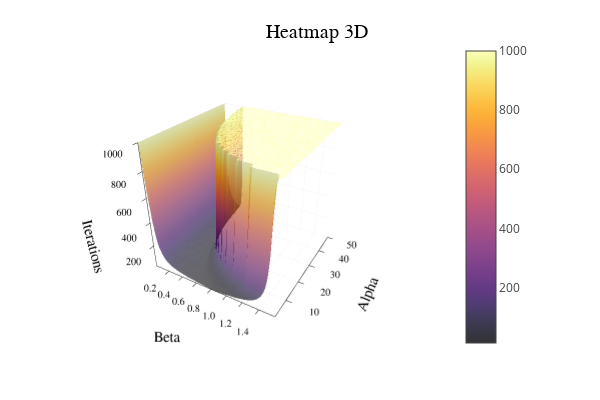

Notebook code cell kept with this figure:
### Code cell
plotlyjs()
# Affichage de la heatmap en 3D avec surface()
surface(beta_values, alpha_values , iterations, opacity=0.8, xlabel="Beta", ylabel="Alpha", zlabel="Iterations", title="Heatmap 3D")

### Figure 1 — Plotly figure (JSON) as saved in the notebook; plotly's stock layout.template omitted (floating-point values rounded to 4 significant figures; data arrays with more than 128 entries replaced by an {"elided": "..."} marker saying what was removed)
{"data": [{"cmax": 1000, "cmin": 13, "colorbar": {"len": 0.8657, "title": {"text": ""}, "x": 0.7605, "y": 0.5087}, "colorscale": {"elided": "256x2 mixed values"}, "name": "y1", "opacity": 0.8, "scene": "scene", "showlegend": false, "showscale": true, "type": "surface", "x": [0.01, 0.03, 0.05, 0.07, 0.09, 0.11, 0.13, 0.15, 0.17, 0.19, 0.21, 0.23, 0.25, 0.27, 0.29, 0.31, 0.33, 0.35, 0.37, 0.39, 0.41, 0.43, 0.45, 0.47, 0.49, 0.51, 0.53, 0.55, 0.57, 0.59, 0.61, 0.63, 0.65, 0.67, 0.69, 0.71, 0.73, 0.75, 0.77, 0.79, 0.81, 0.83, 0.85, 0.87, 0.89, 0.91, 0.93, 0.95, 0.97, 0.99, 1.01, 1.03, 1.05, 1.07, 1.09, 1.11, 1.13, 1.15, 1.17, 1.19, 1.21, 1.23, 1.25, 1.27, 1.29, 1.31, 1.33, 1.35, 1.37, 1.39, 1.41, 1.43, 1.45, 1.47, 1.49, 1.51, 1.53, 1.55, 1.57, 1.59], "xaxis": "x", "y": [2, 4, 6, 8, 10, 12, 14, 16, 18, 20, 22, 24, 26, 28, 30, 32, 34, 36, 38, 40, 42, 44, 46, 48, 50], "yaxis": "y", "z": {"elided": "25x80 int values"}, "zaxis": "z", "zmax": 1000, "zmin": 13}], "layout": {"annotations": [{"font": {"color": "rgba(0, 0, 0, 1)", "family": "sans-serif", "size": 20}, "rotation": 0, "showarrow": false, "text": "Heatmap 3D", "x": 0.5275, "xanchor": "center", "xref": "paper", "y": 1, "yanchor": "top", "yref": "paper"}], "height": 400, "legend": {"bgcolor": "rgba(255, 255, 255, 1.000)", "bordercolor": "rgba(0, 0, 0, 1)", "borderwidth": 1, "font": {"color": "rgba(0, 0, 0, 1)", "family": "sans-serif", "size": 11}, "title": {"font": {"color": "rgba(0, 0, 0, 1)", "family": "sans-serif", "size": 15}, "text": ""}, "tracegroupgap": 0, "traceorder": "normal", "x": 1, "xanchor": "auto", "y": 1, "yanchor": "auto"}, "margin": {"b": 20, "l": 0, "r": 0, "t": 20}, "paper_bgcolor": "rgba(255, 255, 255, 1.000)", "plot_bgcolor": "rgba(255, 255, 255, 1.000)", "scene": {"aspectmode": "auto", "aspectratio": {"x": 1, "y": 1, "z": 1}, "camera": {"center": {"x": 0, "y": 0, "z": 0}, "eye": {"x": 1.2, "y": -2.079, "z": 1.386}, "projection": {"type": "perspective"}, "up": {"x": 0, "y": 0, "z": 1}}, "domain": {"x": [0.06165, 0.7605], "y": [0.07581, 0.9415]}, "xaxis": {"gridcolor": "rgba(0, 0, 0, 0.1)", "gridwidth": 0.5, "linecolor": "rgba(0, 0, 0, 1)", "mirror": false, "range": [0.01, 1.59], "showgrid": true, "showline": true, "showticklabels": true, "tickangle": 0, "tickcolor": "rgb(0, 0, 0)", "tickfont": {"color": "rgba(0, 0, 0, 1)", "family": "sans-serif", "size": 11}, "tickmode": "array", "ticks": "inside", "ticktext": ["0.2", "0.4", "0.6", "0.8", "1.0", "1.2", "1.4"], "tickvals": [0.2, 0.4, 0.6, 0.8, 1, 1.2, 1.4], "title": {"font": {"color": "rgba(0, 0, 0, 1)", "family": "sans-serif", "size": 15}, "text": "Beta"}, "type": "linear", "visible": true, "zeroline": false, "zerolinecolor": "rgba(0, 0, 0, 1)"}, "yaxis": {"gridcolor": "rgba(0, 0, 0, 0.1)", "gridwidth": 0.5, "linecolor": "rgba(0, 0, 0, 1)", "mirror": false, "range": [2, 50], "showgrid": true, "showline": true, "showticklabels": true, "tickangle": 0, "tickcolor": "rgb(0, 0, 0)", "tickfont": {"color": "rgba(0, 0, 0, 1)", "family": "sans-serif", "size": 11}, "tickmode": "array", "ticks": "inside", "ticktext": ["10", "20", "30", "40", "50"], "tickvals": [10, 20, 30, 40, 50], "title": {"font": {"color": "rgba(0, 0, 0, 1)", "family": "sans-serif", "size": 15}, "text": "Alpha"}, "type": "linear", "visible": true, "zeroline": false, "zerolinecolor": "rgba(0, 0, 0, 1)"}, "zaxis": {"gridcolor": "rgba(0, 0, 0, 0.1)", "gridwidth": 0.5, "linecolor": "rgba(0, 0, 0, 1)", "mirror": false, "range": [13, 1000], "showgrid": true, "showline": true, "showticklabels": true, "tickangle": 0, "tickcolor": "rgb(0, 0, 0)", "tickfont": {"color": "rgba(0, 0, 0, 1)", "family": "sans-serif", "size": 11}, "tickmode": "array", "ticks": "inside", "ticktext": ["200", "400", "600", "800", "1000"], "tickvals": [200, 400, 600, 800, 1000], "title": {"font": {"color": "rgba(0, 0, 0, 1)", "family": "sans-serif", "size": 15}, "text": "Iterations"}, "type": "linear", "visible": true, "zeroline": false, "zerolinecolor": "rgba(0, 0, 0, 1)"}}, "showlegend": true, "width": 600}}
